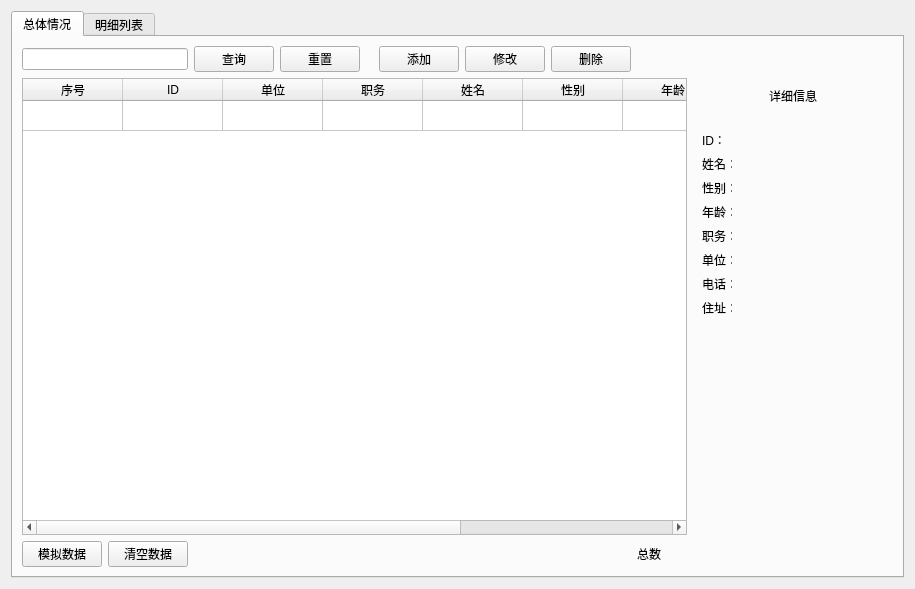
         <widget class="QWidget" name="spage5">
          <layout class="QGridLayout" name="gridLayout_4">
           <item row="0" column="0">
            <widget class="QTabWidget" name="tabWidget">
             <property name="currentIndex">
              <number>0</number>
             </property>
             <widget class="QWidget" name="widget">
              <attribute name="title">
               <string>总体情况</string>
              </attribute>
              <layout class="QGridLayout" name="gridLayout_5">
               <item row="2" column="1">
                <widget class="QPushButton" name="btn_clear_data">
                 <property name="sizePolicy">
                  <sizepolicy hsizetype="Minimum" vsizetype="Fixed">
                   <horstretch>80</horstretch>
                   <verstretch>0</verstretch>
                  </sizepolicy>
                 </property>
                 <property name="minimumSize">
                  <size>
                   <width>80</width>
                   <height>0</height>
                  </size>
                 </property>
                 <property name="maximumSize">
                  <size>
                   <width>80</width>
                   <height>16777215</height>
                  </size>
                 </property>
                 <property name="text">
                  <string>清空数据</string>
                 </property>
                </widget>
               </item>
               <item row="2" column="0">
                <widget class="QPushButton" name="btn_usim">
                 <property name="minimumSize">
                  <size>
                   <width>80</width>
                   <height>0</height>
                  </size>
                 </property>
                 <property name="maximumSize">
                  <size>
                   <width>80</width>
                   <height>16777215</height>
                  </size>
                 </property>
                 <property name="text">
                  <string>模拟数据</string>
                 </property>
                </widget>
               </item>
               <item row="0" column="2">
                <widget class="QPushButton" name="btn_usearch">
                 <property name="maximumSize">
                  <size>
                   <width>100</width>
                   <height>16777215</height>
                  </size>
                 </property>
                 <property name="text">
                  <string>查询</string>
                 </property>
                </widget>
               </item>
               <item row="2" column="8">
                <widget class="QLabel" name="label_21">
                 <property name="minimumSize">
                  <size>
                   <width>50</width>
                   <height>0</height>
                  </size>
                 </property>
                 <property name="maximumSize">
                  <size>
                   <width>50</width>
                   <height>16777215</height>
                  </size>
                 </property>
                 <property name="text">
                  <string>总数</string>
                 </property>
                </widget>
               </item>
               <item row="0" column="7">
                <widget class="QPushButton" name="pushButton">
                 <property name="text">
                  <string>删除</string>
                 </property>
                </widget>
               </item>
               <item row="0" column="0" colspan="2">
                <widget class="QLineEdit" name="lineEdit">
                 <property name="maximumSize">
                  <size>
                   <width>200</width>
                   <height>16777215</height>
                  </size>
                 </property>
                 <property name="text">
                  <string/>
                 </property>
                 <property name="cursorMoveStyle">
                  <enum>Qt::LogicalMoveStyle</enum>
                 </property>
                </widget>
               </item>
               <item row="1" column="0" colspan="9">
                <widget class="QTableWidget" name="tableWidget_2">
                 <attribute name="verticalHeaderVisible">
                  <bool>false</bool>
                 </attribute>
                 <row>
                  <property name="text">
                   <string>1</string>
                  </property>
                 </row>
                 <column>
                  <property name="text">
                   <string>序号</string>
                  </property>
                 </column>
                 <column>
                  <property name="text">
                   <string>ID</string>
                  </property>
                 </column>
                 <column>
                  <property name="text">
                   <string>单位</string>
                  </property>
                 </column>
                 <column>
                  <property name="text">
                   <string>职务</string>
                  </property>
                 </column>
                 <column>
                  <property name="text">
                   <string>姓名</string>
                  </property>
                 </column>
                 <column>
                  <property name="text">
                   <string>性别</string>
                  </property>
                 </column>
                 <column>
                  <property name="text">
                   <string>年龄</string>
                  </property>
                 </column>
                 <column>
                  <property name="text">
                   <string>电话</string>
                  </property>
                 </column>
                 <column>
                  <property name="text">
                   <string>住址</string>
                  </property>
                 </column>
                </widget>
               </item>
               <item row="0" column="5">
                <widget class="QPushButton" name="btn_uadd">
                 <property name="text">
                  <string>添加</string>
                 </property>
                </widget>
               </item>
               <item row="0" column="8" colspan="3">
                <spacer name="horizontalSpacer_2">
                 <property name="orientation">
                  <enum>Qt::Horizontal</enum>
                 </property>
                 <property name="sizeHint" stdset="0">
                  <size>
                   <width>40</width>
                   <height>20</height>
                  </size>
                 </property>
                </spacer>
               </item>
               <item row="0" column="6">
                <widget class="QPushButton" name="pushButton_2">
                 <property name="text">
                  <string>修改</string>
                 </property>
                </widget>
               </item>
               <item row="0" column="4">
                <widget class="QLabel" name="label_9">
                 <property name="maximumSize">
                  <size>
                   <width>20</width>
                   <height>16777215</height>
                  </size>
                 </property>
                 <property name="text">
                  <string/>
                 </property>
                </widget>
               </item>
               <item row="0" column="3">
                <widget class="QPushButton" name="btn_uclean_all">
                 <property name="maximumSize">
                  <size>
                   <width>100</width>
                   <height>16777215</height>
                  </size>
                 </property>
                 <property name="text">
                  <string>重置</string>
                 </property>
                </widget>
               </item>
               <item row="1" column="9" rowspan="2" colspan="2">
                <widget class="QWidget" name="winfo" native="true">
                 <property name="minimumSize">
                  <size>
                   <width>200</width>
                   <height>0</height>
                  </size>
                 </property>
                 <layout class="QGridLayout" name="gridLayout_6">
                  <item row="3" column="0">
                   <widget class="QLabel" name="label_16">
                    <property name="minimumSize">
                     <size>
                      <width>30</width>
                      <height>0</height>
                     </size>
                    </property>
                    <property name="maximumSize">
                     <size>
                      <width>30</width>
                      <height>16777215</height>
                     </size>
                    </property>
                    <property name="text">
                     <string>姓名：</string>
                    </property>
                   </widget>
                  </item>
                  <item row="2" column="1">
                   <widget class="QLabel" name="label_ID">
                    <property name="minimumSize">
                     <size>
                      <width>100</width>
                      <height>0</height>
                     </size>
                    </property>
                    <property name="text">
                     <string/>
                    </property>
                   </widget>
                  </item>
                  <item row="0" column="0" colspan="2">
                   <widget class="QLabel" name="label_13">
                    <property name="text">
                     <string>详细信息</string>
                    </property>
                    <property name="alignment">
                     <set>Qt::AlignCenter</set>
                    </property>
                   </widget>
                  </item>
                  <item row="11" column="0">
                   <spacer name="verticalSpacer">
                    <property name="orientation">
                     <enum>Qt::Vertical</enum>
                    </property>
                    <property name="sizeHint" stdset="0">
                     <size>
                      <width>20</width>
                      <height>239</height>
                     </size>
                    </property>
                   </spacer>
                  </item>
                  <item row="7" column="1">
                   <widget class="QLabel" name="label_unit">
                    <property name="text">
                     <string/>
                    </property>
                   </widget>
                  </item>
                  <item row="8" column="0">
                   <widget class="QLabel" name="label_20">
                    <property name="minimumSize">
                     <size>
                      <width>30</width>
                      <height>0</height>
                     </size>
                    </property>
                    <property name="maximumSize">
                     <size>
                      <width>30</width>
                      <height>16777215</height>
                     </size>
                    </property>
                    <property name="text">
                     <string>电话：</string>
                    </property>
                   </widget>
                  </item>
                  <item row="5" column="0">
                   <widget class="QLabel" name="label_17">
                    <property name="minimumSize">
                     <size>
                      <width>30</width>
                      <height>0</height>
                     </size>
                    </property>
                    <property name="maximumSize">
                     <size>
                      <width>30</width>
                      <height>16777215</height>
                     </size>
                    </property>
                    <property name="text">
                     <string>年龄：</string>
                    </property>
                   </widget>
                  </item>
                  <item row="7" column="0">
                   <widget class="QLabel" name="label_15">
                    <property name="minimumSize">
                     <size>
                      <width>30</width>
                      <height>0</height>
                     </size>
                    </property>
                    <property name="maximumSize">
                     <size>
                      <width>30</width>
                      <height>16777215</height>
                     </size>
                    </property>
                    <property name="text">
                     <string>单位：</string>
                    </property>
                   </widget>
                  </item>
                  <item row="4" column="0">
                   <widget class="QLabel" name="label_18">
                    <property name="minimumSize">
                     <size>
                      <width>30</width>
                      <height>0</height>
                     </size>
                    </property>
                    <property name="maximumSize">
                     <size>
                      <width>30</width>
                      <height>16777215</height>
                     </size>
                    </property>
                    <property name="text">
                     <string>性别：</string>
                    </property>
                   </widget>
                  </item>
                  <item row="3" column="1">
                   <widget class="QLabel" name="label_name_2">
                    <property name="text">
                     <string/>
                    </property>
                   </widget>
                  </item>
                  <item row="2" column="0">
                   <widget class="QLabel" name="label_14">
                    <property name="minimumSize">
                     <size>
                      <width>30</width>
                      <height>0</height>
                     </size>
                    </property>
                    <property name="maximumSize">
                     <size>
                      <width>30</width>
                      <height>16777215</height>
                     </size>
                    </property>
                    <property name="text">
                     <string>ID：</string>
                    </property>
                   </widget>
                  </item>
                  <item row="1" column="0" colspan="2">
                   <widget class="QLabel" name="label_28">
                    <property name="text">
                     <string/>
                    </property>
                    <property name="alignment">
                     <set>Qt::AlignCenter</set>
                    </property>
                   </widget>
                  </item>
                  <item row="6" column="0">
                   <widget class="QLabel" name="label_19">
                    <property name="minimumSize">
                     <size>
                      <width>30</width>
                      <height>0</height>
                     </size>
                    </property>
                    <property name="maximumSize">
                     <size>
                      <width>30</width>
                      <height>16777215</height>
                     </size>
                    </property>
                    <property name="text">
                     <string>职务：</string>
                    </property>
                   </widget>
                  </item>
                  <item row="8" column="1">
                   <widget class="QLabel" name="label_phone">
                    <property name="text">
                     <string/>
                    </property>
                   </widget>
                  </item>
                  <item row="4" column="1">
                   <widget class="QLabel" name="label_gender">
                    <property name="text">
                     <string/>
                    </property>
                   </widget>
                  </item>
                  <item row="5" column="1">
                   <widget class="QLabel" name="label_age">
                    <property name="text">
                     <string/>
                    </property>
                   </widget>
                  </item>
                  <item row="6" column="1">
                   <widget class="QLabel" name="label_job">
                    <property name="text">
                     <string/>
                    </property>
                   </widget>
                  </item>
                  <item row="9" column="0">
                   <widget class="QLabel" name="label_22">
                    <property name="minimumSize">
                     <size>
                      <width>30</width>
                      <height>0</height>
                     </size>
                    </property>
                    <property name="maximumSize">
                     <size>
                      <width>30</width>
                      <height>16777215</height>
                     </size>
                    </property>
                    <property name="text">
                     <string>住址：</string>
                    </property>
                   </widget>
                  </item>
                  <item row="9" column="1">
                   <widget class="QLabel" name="label_address">
                    <property name="text">
                     <string/>
                    </property>
                   </widget>
                  </item>
                 </layout>
                </widget>
               </item>
              </layout>
             </widget>
             <widget class="QWidget" name="tab_2">
              <attribute name="title">
               <string>明细列表</string>
              </attribute>
             </widget>
            </widget>
           </item>
          </layout>
         </widget>
